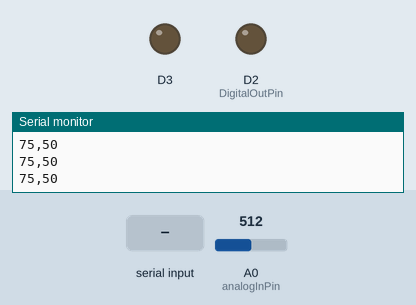
The sketch below on a simulated ESP8266 (NodeMCU). Shown: output pins drawn as LEDs (lit = HIGH), the last lines printed to the serial monitor. The test bench sets the inputs (shaded band); at power-on: A0 (analogInPin) = 512.

Above: at 1.2 s.
1.3 s: "90,45\n" received over Serial
At 2.5 s:
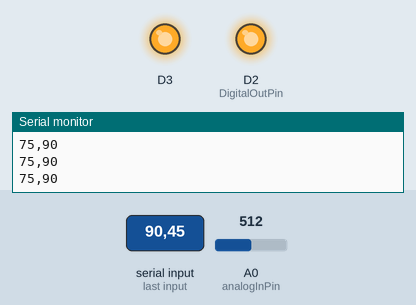
2.8 s: "5\n" received over Serial
At 3.6 s:
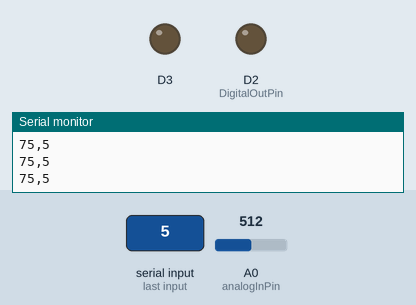
4.3 s: "90\n" received over Serial
At 4.8 s:
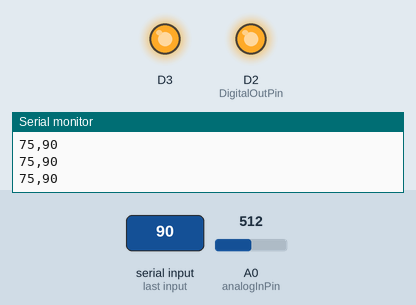
5.8 s: "30,150\n" received over Serial
At 7.2 s:
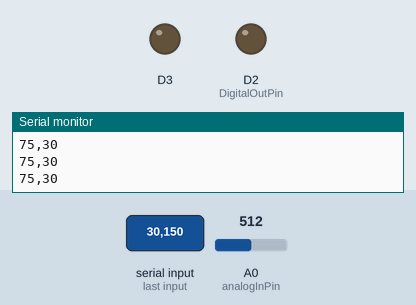
Timing chart, 0 to 8.3 s (numbered marks = the images above; inputs shaded):
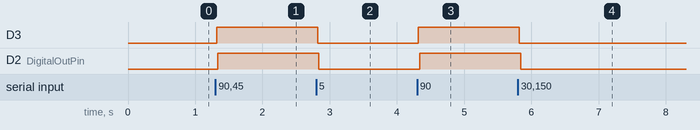

The sketch:

MoistureSensor.ino
```cpp
// These constants won't change. They're used to give names to the pins used:
const int analogInPin = A0;  // Analog input pin that the potentiometer is attached to
const int DigitalOutPin = D2;


const int dry = 882;
const int wet = 390;

int preset = 50;


void setup() {
  // initialize serial communications at 9600 bps:
  Serial.begin(9600);
  // OtherSerial.begin(9600);
  pinMode(DigitalOutPin, OUTPUT);
  pinMode(D3, OUTPUT);
}

void loop() {

  // Humidity sensor
  int sensorValue = analogRead(analogInPin);
  int percentageHumidity = map(sensorValue, wet, dry, 100, 0); // map the sensor read value to 0-100% scale

  //sending data to node.js
  Serial.print(percentageHumidity);
  Serial.print(",");
  Serial.print(preset);
  Serial.println();
  delay(20); //dealying for water gets to the soil

  if(percentageHumidity < preset){ // in the air, enable watering pump
    digitalWrite(DigitalOutPin, HIGH);
  }else{  // in the water
    digitalWrite(DigitalOutPin, LOW);
  }

  if (Serial.available()) {  // setting the desired huidity value from node.js
    String data = Serial.readStringUntil('\n');
    preset = data.toInt();

    if( preset >= 50){
      digitalWrite(D3, HIGH);
    }
    else{
      digitalWrite(D3, LOW);
    }

    Serial.print("Data received from Node.js: ");
    Serial.println(data);
  }


}
```

Measured:
- after the input at 1.3 s, D3, D2 (DigitalOutPin): LOW → HIGH at once
- after the input at 2.8 s, D3, D2 (DigitalOutPin): HIGH → LOW at once
- after the input at 4.3 s, D3, D2 (DigitalOutPin): LOW → HIGH at once
- after the input at 5.8 s, D3, D2 (DigitalOutPin): HIGH → LOW at once
